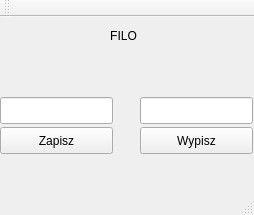
<?xml version="1.0" encoding="UTF-8"?>
<ui version="4.0">
 <class>MainWindow</class>
 <widget class="QMainWindow" name="MainWindow">
  <property name="geometry">
   <rect>
    <x>0</x>
    <y>0</y>
    <width>254</width>
    <height>215</height>
   </rect>
  </property>
  <property name="windowTitle">
   <string>FILO</string>
  </property>
  <widget class="QWidget" name="centralWidget">
   <widget class="QPushButton" name="pushButton">
    <property name="geometry">
     <rect>
      <x>0</x>
      <y>110</y>
      <width>113</width>
      <height>27</height>
     </rect>
    </property>
    <property name="text">
     <string>Zapisz</string>
    </property>
    <property name="flat">
     <bool>false</bool>
    </property>
   </widget>
   <widget class="QPushButton" name="pushButton_2">
    <property name="geometry">
     <rect>
      <x>140</x>
      <y>110</y>
      <width>113</width>
      <height>27</height>
     </rect>
    </property>
    <property name="text">
     <string>Wypisz</string>
    </property>
   </widget>
   <widget class="QLineEdit" name="lineEdit">
    <property name="geometry">
     <rect>
      <x>0</x>
      <y>80</y>
      <width>113</width>
      <height>27</height>
     </rect>
    </property>
    <property name="alignment">
     <set>Qt::AlignRight|Qt::AlignTrailing|Qt::AlignVCenter</set>
    </property>
   </widget>
   <widget class="QLineEdit" name="lineEdit_2">
    <property name="geometry">
     <rect>
      <x>140</x>
      <y>80</y>
      <width>113</width>
      <height>27</height>
     </rect>
    </property>
    <property name="alignment">
     <set>Qt::AlignRight|Qt::AlignTrailing|Qt::AlignVCenter</set>
    </property>
   </widget>
   <widget class="QLabel" name="FILO">
    <property name="geometry">
     <rect>
      <x>90</x>
      <y>10</y>
      <width>67</width>
      <height>17</height>
     </rect>
    </property>
    <property name="text">
     <string>FILO</string>
    </property>
    <property name="alignment">
     <set>Qt::AlignCenter</set>
    </property>
   </widget>
  </widget>
  <widget class="QMenuBar" name="menuBar">
   <property name="geometry">
    <rect>
     <x>0</x>
     <y>0</y>
     <width>254</width>
     <height>25</height>
    </rect>
   </property>
  </widget>
  <widget class="QToolBar" name="mainToolBar">
   <attribute name="toolBarArea">
    <enum>TopToolBarArea</enum>
   </attribute>
   <attribute name="toolBarBreak">
    <bool>false</bool>
   </attribute>
  </widget>
  <widget class="QStatusBar" name="statusBar"/>
 </widget>
 <layoutdefault spacing="6" margin="11"/>
 <resources/>
 <connections/>
</ui>
